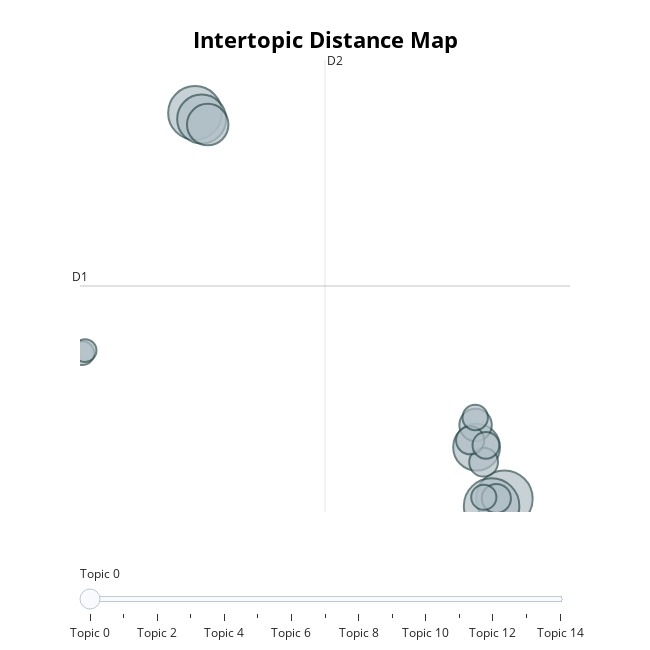

Write notebook code for a chart like this one.
### Code cell
topic_model_kmeans.visualize_barchart(top_n_topics=15)
topic_model_kmeans.visualize_topics()

### Figure 1 — Plotly figure (JSON) as saved in the notebook; plotly's stock layout.template omitted (floating-point values rounded to 4 significant figures)
{"data": [{"customdata": [[0, "01 | dukung | pilih | buzzer | amin", 4330], [1, "01 | dukung | orang | pasang | pilih", 4165], [2, "cak | imin | anies | baswedan | rasyid", 3900], [3, "anies | imin | cak | baswedan | indonesia", 3250], [4, "01 | dukung | pasang | orang | kampanye", 2960], [5, "presiden | anies | pilih | calon | baswedan", 2325], [6, "presiden | calon | wakil | 01 | pilih", 1424], [7, "menang | 01 | survei | gara | sukses", 1146], [8, "01 | twitter | makan | media | dukung", 1120], [9, "suara | video | program | 01 | mungut", 1073], [10, "indonesia | agama | 01 | islam | dukung", 970], [11, "politik | demokrasi | partai | 01 | demokrat", 875], [12, "kayak | pintar | 01 | dukung | orang", 857], [13, "debat | calon | 01 | presiden | strategi", 760], [14, "debat | cak | imin | presiden | calon", 706]], "hovertemplate": "<b>Topic %{customdata[0]}</b><br>%{customdata[1]}<br>Size: %{customdata[2]}", "legendgroup": "", "marker": {"color": "#B0BEC5", "line": {"color": "DarkSlateGrey", "width": 2}, "size": [4330, 4165, 3900, 3250, 2960, 2325, 1424, 1146, 1120, 1073, 970, 875, 857, 760, 706], "sizemode": "area", "sizeref": 2.706, "symbol": "circle"}, "mode": "markers", "name": "", "orientation": "v", "showlegend": false, "type": "scatter", "x": [20.41, 19.82, 5.978, 6.288, 19.12, 6.571, 19.07, 20.04, 19.45, 18.82, 19.55, 19.05, 19.46, 0.7201, 0.8493], "xaxis": "x", "y": [-1.675, -2.045, 17.97, 17.66, 0.9503, 17.38, 2.075, -1.661, 0.1852, 1.3, 1.043, 2.463, -1.6, 5.741, 5.869], "yaxis": "y"}], "layout": {"annotations": [{"showarrow": false, "text": "D1", "x": 0.6121, "y": 9.158, "yshift": 10}, {"showarrow": false, "text": "D2", "x": 12.04, "xshift": 10, "y": 20.67}], "height": 650, "hoverlabel": {"bgcolor": "white", "font": {"family": "Rockwell", "size": 16}}, "legend": {"itemsizing": "constant", "tracegroupgap": 0}, "margin": {"t": 60}, "shapes": [{"line": {"color": "#CFD8DC", "width": 2}, "type": "line", "x0": 12.04, "x1": 12.04, "y0": -2.352, "y1": 20.67}, {"line": {"color": "#9E9E9E", "width": 2}, "type": "line", "x0": 0.6121, "x1": 23.48, "y0": 9.158, "y1": 9.158}], "sliders": [{"active": 0, "pad": {"t": 50}, "steps": [{"args": [{"marker.color": [["red", "#B0BEC5", "#B0BEC5", "#B0BEC5", "#B0BEC5", "#B0BEC5", "#B0BEC5", "#B0BEC5", "#B0BEC5", "#B0BEC5", "#B0BEC5", "#B0BEC5", "#B0BEC5", "#B0BEC5", "#B0BEC5"]]}], "label": "Topic 0", "method": "update"}, {"args": [{"marker.color": [["#B0BEC5", "red", "#B0BEC5", "#B0BEC5", "#B0BEC5", "#B0BEC5", "#B0BEC5", "#B0BEC5", "#B0BEC5", "#B0BEC5", "#B0BEC5", "#B0BEC5", "#B0BEC5", "#B0BEC5", "#B0BEC5"]]}], "label": "Topic 1", "method": "update"}, {"args": [{"marker.color": [["#B0BEC5", "#B0BEC5", "red", "#B0BEC5", "#B0BEC5", "#B0BEC5", "#B0BEC5", "#B0BEC5", "#B0BEC5", "#B0BEC5", "#B0BEC5", "#B0BEC5", "#B0BEC5", "#B0BEC5", "#B0BEC5"]]}], "label": "Topic 2", "method": "update"}, {"args": [{"marker.color": [["#B0BEC5", "#B0BEC5", "#B0BEC5", "red", "#B0BEC5", "#B0BEC5", "#B0BEC5", "#B0BEC5", "#B0BEC5", "#B0BEC5", "#B0BEC5", "#B0BEC5", "#B0BEC5", "#B0BEC5", "#B0BEC5"]]}], "label": "Topic 3", "method": "update"}, {"args": [{"marker.color": [["#B0BEC5", "#B0BEC5", "#B0BEC5", "#B0BEC5", "red", "#B0BEC5", "#B0BEC5", "#B0BEC5", "#B0BEC5", "#B0BEC5", "#B0BEC5", "#B0BEC5", "#B0BEC5", "#B0BEC5", "#B0BEC5"]]}], "label": "Topic 4", "method": "update"}, {"args": [{"marker.color": [["#B0BEC5", "#B0BEC5", "#B0BEC5", "#B0BEC5", "#B0BEC5", "red", "#B0BEC5", "#B0BEC5", "#B0BEC5", "#B0BEC5", "#B0BEC5", "#B0BEC5", "#B0BEC5", "#B0BEC5", "#B0BEC5"]]}], "label": "Topic 5", "method": "update"}, {"args": [{"marker.color": [["#B0BEC5", "#B0BEC5", "#B0BEC5", "#B0BEC5", "#B0BEC5", "#B0BEC5", "red", "#B0BEC5", "#B0BEC5", "#B0BEC5", "#B0BEC5", "#B0BEC5", "#B0BEC5", "#B0BEC5", "#B0BEC5"]]}], "label": "Topic 6", "method": "update"}, {"args": [{"marker.color": [["#B0BEC5", "#B0BEC5", "#B0BEC5", "#B0BEC5", "#B0BEC5", "#B0BEC5", "#B0BEC5", "red", "#B0BEC5", "#B0BEC5", "#B0BEC5", "#B0BEC5", "#B0BEC5", "#B0BEC5", "#B0BEC5"]]}], "label": "Topic 7", "method": "update"}, {"args": [{"marker.color": [["#B0BEC5", "#B0BEC5", "#B0BEC5", "#B0BEC5", "#B0BEC5", "#B0BEC5", "#B0BEC5", "#B0BEC5", "red", "#B0BEC5", "#B0BEC5", "#B0BEC5", "#B0BEC5", "#B0BEC5", "#B0BEC5"]]}], "label": "Topic 8", "method": "update"}, {"args": [{"marker.color": [["#B0BEC5", "#B0BEC5", "#B0BEC5", "#B0BEC5", "#B0BEC5", "#B0BEC5", "#B0BEC5", "#B0BEC5", "#B0BEC5", "red", "#B0BEC5", "#B0BEC5", "#B0BEC5", "#B0BEC5", "#B0BEC5"]]}], "label": "Topic 9", "method": "update"}, {"args": [{"marker.color": [["#B0BEC5", "#B0BEC5", "#B0BEC5", "#B0BEC5", "#B0BEC5", "#B0BEC5", "#B0BEC5", "#B0BEC5", "#B0BEC5", "#B0BEC5", "red", "#B0BEC5", "#B0BEC5", "#B0BEC5", "#B0BEC5"]]}], "label": "Topic 10", "method": "update"}, {"args": [{"marker.color": [["#B0BEC5", "#B0BEC5", "#B0BEC5", "#B0BEC5", "#B0BEC5", "#B0BEC5", "#B0BEC5", "#B0BEC5", "#B0BEC5", "#B0BEC5", "#B0BEC5", "red", "#B0BEC5", "#B0BEC5", "#B0BEC5"]]}], "label": "Topic 11", "method": "update"}, {"args": [{"marker.color": [["#B0BEC5", "#B0BEC5", "#B0BEC5", "#B0BEC5", "#B0BEC5", "#B0BEC5", "#B0BEC5", "#B0BEC5", "#B0BEC5", "#B0BEC5", "#B0BEC5", "#B0BEC5", "red", "#B0BEC5", "#B0BEC5"]]}], "label": "Topic 12", "method": "update"}, {"args": [{"marker.color": [["#B0BEC5", "#B0BEC5", "#B0BEC5", "#B0BEC5", "#B0BEC5", "#B0BEC5", "#B0BEC5", "#B0BEC5", "#B0BEC5", "#B0BEC5", "#B0BEC5", "#B0BEC5", "#B0BEC5", "red", "#B0BEC5"]]}], "label": "Topic 13", "method": "update"}, {"args": [{"marker.color": [["#B0BEC5", "#B0BEC5", "#B0BEC5", "#B0BEC5", "#B0BEC5", "#B0BEC5", "#B0BEC5", "#B0BEC5", "#B0BEC5", "#B0BEC5", "#B0BEC5", "#B0BEC5", "#B0BEC5", "#B0BEC5", "red"]]}], "label": "Topic 14", "method": "update"}]}], "title": {"font": {"color": "Black", "size": 22}, "text": "<b>Intertopic Distance Map</b>", "x": 0.5, "xanchor": "center", "y": 0.95, "yanchor": "top"}, "width": 650, "xaxis": {"anchor": "y", "domain": [0, 1], "range": [0.6121, 23.48], "title": {"text": ""}, "visible": false}, "yaxis": {"anchor": "x", "domain": [0, 1], "range": [-2.352, 20.67], "title": {"text": ""}, "visible": false}}}
